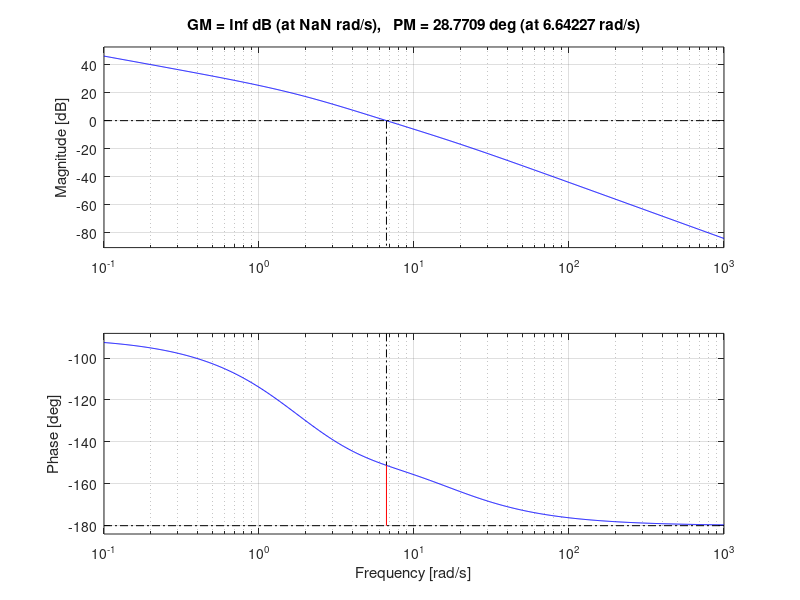

Here is the MATLAB script that generated this plot:
%% zadaca 1
clc
clear
s=tf('s')
G0=40/(s*(s+2))
margin(G0)

wnew=10
Phiwanted=30
Phicurrent=18
corr=1
Phimax=Phiwanted-Phicurrent+corr

b_a=(1-sind(Phimax))/(1+sind(Phimax))
20*log(sqrt(1/b_a))
a=wnew*sqrt(1/b_a)
b=wnew*sqrt(b_a)

D=(a/b)*(s+b)/(s+a)

margin(D*G0)
